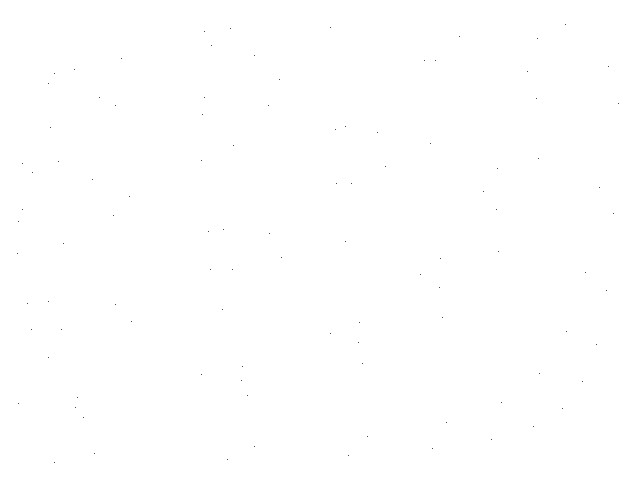
Frame 1 (no input)
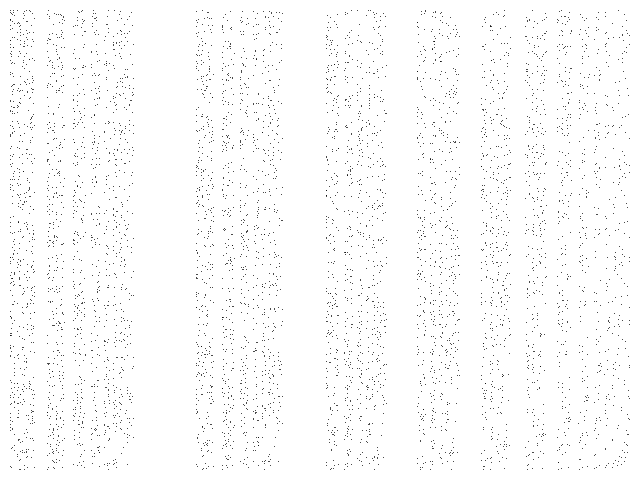
Frame 60 (the mouse pressed at the canvas centre just before this capture)
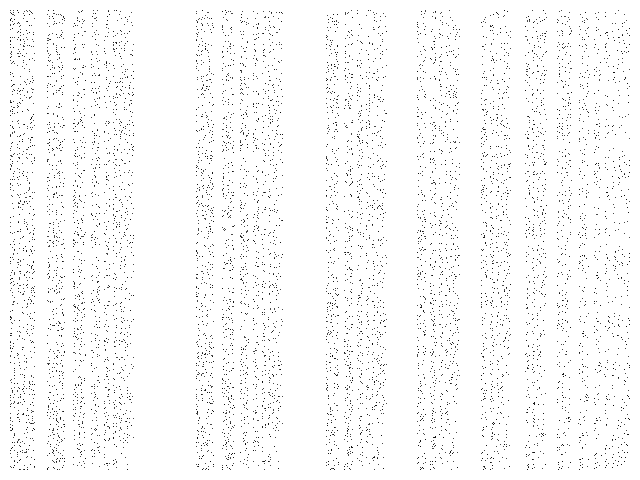
Frame 120 (the mouse held since frame 60 and released just before this capture)

The Processing sketch that drew these frames (run headless with seeded random() and noise(); from frame 60 on, the mouse is pressed at the canvas centre):

// Processing sketch: Bakers
// ── Bakers.pde
// Bakers chaotic map //

  float x = 0.1;
  float y = 0.1;        
  float a = 0.3;
  float b = 0.2;
  float c = 0.7;


void setup() {
  
  size(640,480);
  background(255);
  
}


void draw() {
  
  for (int i=0;i<100;i++) {
    
    float nx = x;
    float ny = y;
    
    if (ny < a) {
     
    x = b * nx;
    y = ny / a;
    
    }
    
    if (ny > a) {
      
      x = (1 - c) + c * nx;
      y = (ny - a) / (1 - a);
      
    }

    point(10+(620*x), 10+(460*y));
        
  }

}
